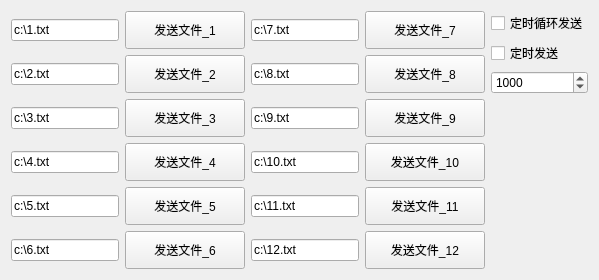
       <widget class="QWidget" name="tab_2">
        <attribute name="title">
         <string>  文件 发送 - </string>
        </attribute>
        <layout class="QHBoxLayout" name="horizontalLayout_22">
         <item>
          <layout class="QVBoxLayout" name="verticalLayout_8">
           <item>
            <layout class="QHBoxLayout" name="horizontalLayout_17">
             <item>
              <widget class="QLineEdit" name="filePathEd_1">
               <property name="text">
                <string>c:\1.txt</string>
               </property>
              </widget>
             </item>
             <item>
              <widget class="QPushButton" name="sendFileBn_1">
               <property name="minimumSize">
                <size>
                 <width>120</width>
                 <height>38</height>
                </size>
               </property>
               <property name="text">
                <string>发送文件_1</string>
               </property>
              </widget>
             </item>
            </layout>
           </item>
           <item>
            <layout class="QHBoxLayout" name="horizontalLayout_14">
             <item>
              <widget class="QLineEdit" name="filePathEd_2">
               <property name="text">
                <string>c:\2.txt</string>
               </property>
              </widget>
             </item>
             <item>
              <widget class="QPushButton" name="sendFileBn_2">
               <property name="minimumSize">
                <size>
                 <width>120</width>
                 <height>38</height>
                </size>
               </property>
               <property name="text">
                <string>发送文件_2</string>
               </property>
              </widget>
             </item>
            </layout>
           </item>
           <item>
            <layout class="QHBoxLayout" name="horizontalLayout">
             <item>
              <widget class="QLineEdit" name="filePathEd_3">
               <property name="text">
                <string>c:\3.txt</string>
               </property>
              </widget>
             </item>
             <item>
              <widget class="QPushButton" name="sendFileBn_3">
               <property name="minimumSize">
                <size>
                 <width>120</width>
                 <height>38</height>
                </size>
               </property>
               <property name="text">
                <string>发送文件_3</string>
               </property>
              </widget>
             </item>
            </layout>
           </item>
           <item>
            <layout class="QHBoxLayout" name="horizontalLayout_11">
             <item>
              <widget class="QLineEdit" name="filePathEd_4">
               <property name="text">
                <string>c:\4.txt</string>
               </property>
              </widget>
             </item>
             <item>
              <widget class="QPushButton" name="sendFileBn_4">
               <property name="minimumSize">
                <size>
                 <width>120</width>
                 <height>38</height>
                </size>
               </property>
               <property name="text">
                <string>发送文件_4</string>
               </property>
              </widget>
             </item>
            </layout>
           </item>
           <item>
            <layout class="QHBoxLayout" name="horizontalLayout_18">
             <item>
              <widget class="QLineEdit" name="filePathEd_5">
               <property name="text">
                <string>c:\5.txt</string>
               </property>
              </widget>
             </item>
             <item>
              <widget class="QPushButton" name="sendFileBn_5">
               <property name="minimumSize">
                <size>
                 <width>120</width>
                 <height>38</height>
                </size>
               </property>
               <property name="text">
                <string>发送文件_5</string>
               </property>
              </widget>
             </item>
            </layout>
           </item>
           <item>
            <layout class="QHBoxLayout" name="horizontalLayout_13">
             <item>
              <widget class="QLineEdit" name="filePathEd_6">
               <property name="text">
                <string>c:\6.txt</string>
               </property>
              </widget>
             </item>
             <item>
              <widget class="QPushButton" name="sendFileBn_6">
               <property name="minimumSize">
                <size>
                 <width>120</width>
                 <height>38</height>
                </size>
               </property>
               <property name="text">
                <string>发送文件_6</string>
               </property>
              </widget>
             </item>
            </layout>
           </item>
          </layout>
         </item>
         <item>
          <layout class="QVBoxLayout" name="verticalLayout_10">
           <item>
            <layout class="QHBoxLayout" name="horizontalLayout_19">
             <item>
              <widget class="QLineEdit" name="filePathEd_7">
               <property name="text">
                <string>c:\7.txt</string>
               </property>
              </widget>
             </item>
             <item>
              <widget class="QPushButton" name="sendFileBn_7">
               <property name="minimumSize">
                <size>
                 <width>120</width>
                 <height>38</height>
                </size>
               </property>
               <property name="text">
                <string>发送文件_7</string>
               </property>
              </widget>
             </item>
            </layout>
           </item>
           <item>
            <layout class="QHBoxLayout" name="horizontalLayout_15">
             <item>
              <widget class="QLineEdit" name="filePathEd_8">
               <property name="text">
                <string>c:\8.txt</string>
               </property>
              </widget>
             </item>
             <item>
              <widget class="QPushButton" name="sendFileBn_8">
               <property name="minimumSize">
                <size>
                 <width>120</width>
                 <height>38</height>
                </size>
               </property>
               <property name="text">
                <string>发送文件_8</string>
               </property>
              </widget>
             </item>
            </layout>
           </item>
           <item>
            <layout class="QHBoxLayout" name="horizontalLayout_12">
             <item>
              <widget class="QLineEdit" name="filePathEd_9">
               <property name="text">
                <string>c:\9.txt</string>
               </property>
              </widget>
             </item>
             <item>
              <widget class="QPushButton" name="sendFileBn_9">
               <property name="minimumSize">
                <size>
                 <width>120</width>
                 <height>38</height>
                </size>
               </property>
               <property name="text">
                <string>发送文件_9</string>
               </property>
              </widget>
             </item>
            </layout>
           </item>
           <item>
            <layout class="QHBoxLayout" name="horizontalLayout_16">
             <item>
              <widget class="QLineEdit" name="filePathEd_10">
               <property name="text">
                <string>c:\10.txt</string>
               </property>
              </widget>
             </item>
             <item>
              <widget class="QPushButton" name="sendFileBn_10">
               <property name="minimumSize">
                <size>
                 <width>120</width>
                 <height>38</height>
                </size>
               </property>
               <property name="text">
                <string>发送文件_10</string>
               </property>
              </widget>
             </item>
            </layout>
           </item>
           <item>
            <layout class="QHBoxLayout" name="horizontalLayout_20">
             <item>
              <widget class="QLineEdit" name="filePathEd_11">
               <property name="text">
                <string>c:\11.txt</string>
               </property>
              </widget>
             </item>
             <item>
              <widget class="QPushButton" name="sendFileBn_11">
               <property name="minimumSize">
                <size>
                 <width>120</width>
                 <height>38</height>
                </size>
               </property>
               <property name="text">
                <string>发送文件_11</string>
               </property>
              </widget>
             </item>
            </layout>
           </item>
           <item>
            <layout class="QHBoxLayout" name="horizontalLayout_21">
             <item>
              <widget class="QLineEdit" name="filePathEd_12">
               <property name="text">
                <string>c:\12.txt</string>
               </property>
              </widget>
             </item>
             <item>
              <widget class="QPushButton" name="sendFileBn_12">
               <property name="minimumSize">
                <size>
                 <width>120</width>
                 <height>38</height>
                </size>
               </property>
               <property name="text">
                <string>发送文件_12</string>
               </property>
              </widget>
             </item>
            </layout>
           </item>
          </layout>
         </item>
         <item>
          <layout class="QVBoxLayout" name="verticalLayout_4">
           <item>
            <widget class="QCheckBox" name="timerFileChangCb">
             <property name="text">
              <string>定时循环发送</string>
             </property>
            </widget>
           </item>
           <item>
            <widget class="QCheckBox" name="timerFileCb">
             <property name="text">
              <string>定时发送</string>
             </property>
            </widget>
           </item>
           <item>
            <widget class="QSpinBox" name="timerFileEd">
             <property name="minimum">
              <number>10</number>
             </property>
             <property name="maximum">
              <number>999999</number>
             </property>
             <property name="singleStep">
              <number>10</number>
             </property>
             <property name="value">
              <number>1000</number>
             </property>
            </widget>
           </item>
           <item>
            <spacer name="verticalSpacer_2">
             <property name="orientation">
              <enum>Qt::Vertical</enum>
             </property>
             <property name="sizeHint" stdset="0">
              <size>
               <width>20</width>
               <height>40</height>
              </size>
             </property>
            </spacer>
           </item>
          </layout>
         </item>
        </layout>
       </widget>
